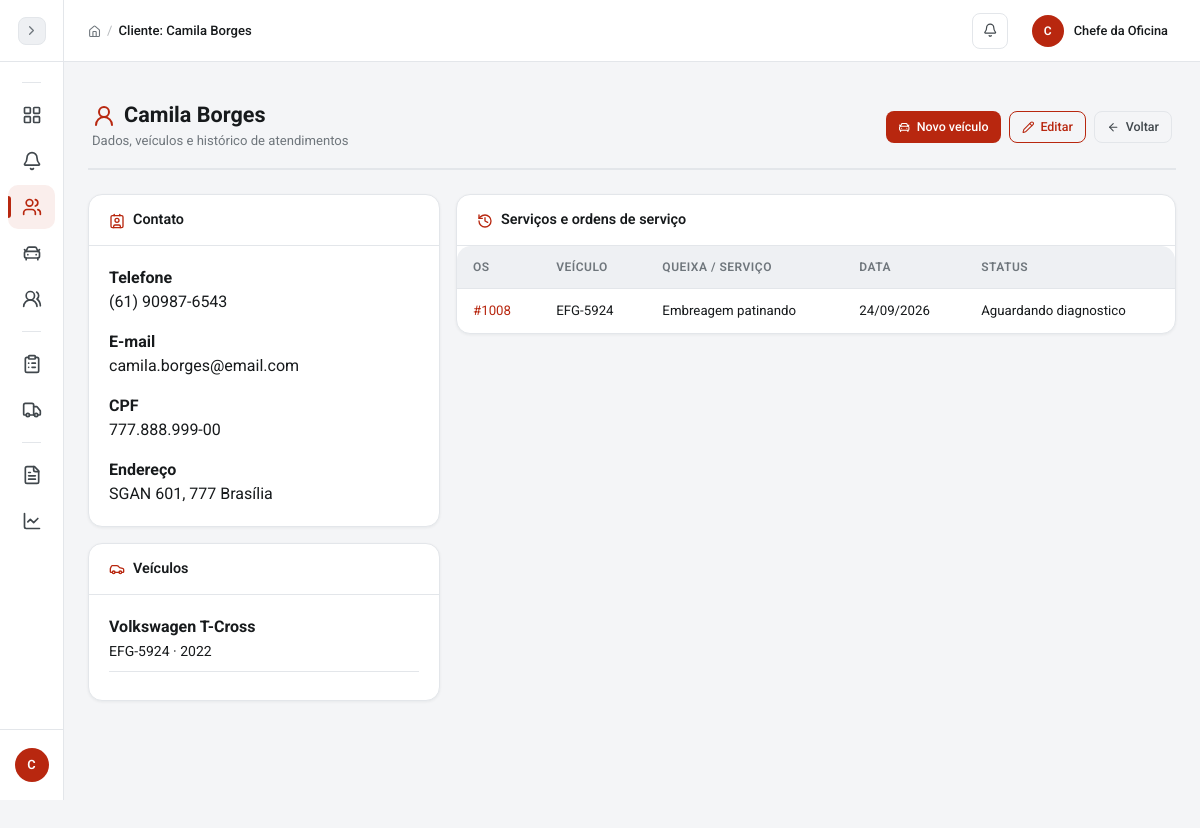
Before: /pages/clientes/detalhes.php?id=10 (signed in) with the older database file.
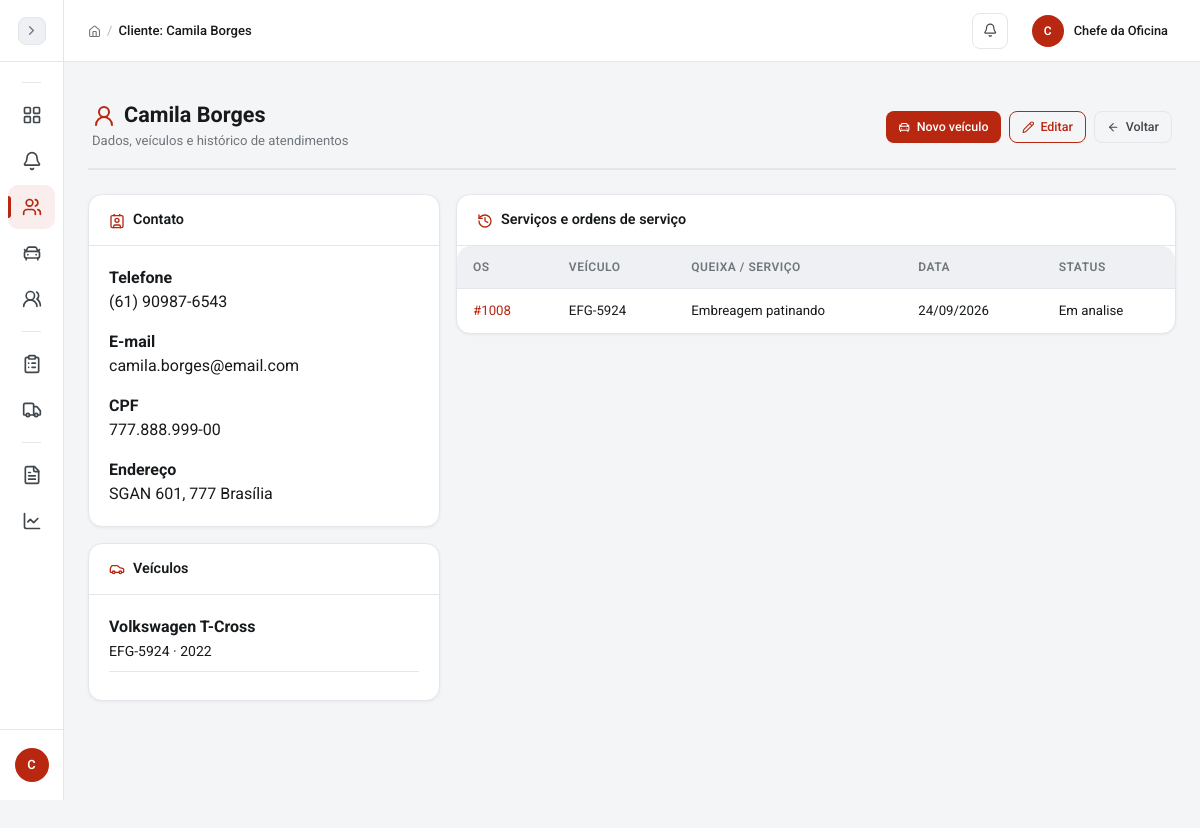
After: the same page with the newer database file.
### tables this page shows
CREATE TABLE ordens_servico (
  id INT AUTO_INCREMENT PRIMARY KEY,
  numero INT NOT NULL UNIQUE,
  cliente_id INT NOT NULL,
  veiculo_id INT NULL,
  status ENUM('recebida','em_analise','aguardando_aprovacao','aguardando_peca','em_execucao','pronta_para_entrega','entregue','cancelada') NOT NULL DEFAULT 'recebida',
  prioridade ENUM('baixa','normal','alta','urgente') NOT NULL DEFAULT 'normal',
  queixa_inicial TEXT NOT NULL,
  diagnostico TEXT,
  observacoes_internas TEXT,
  responsavel_chefe_id INT NULL,
  criado_por INT NOT NULL,
  data_entrada DATETIME NOT NULL DEFAULT CURRENT_TIMESTAMP,
  data_conclusao DATETIME NULL,
  data_atualizacao TIMESTAMP NOT NULL DEFAULT CURRENT_TIMESTAMP ON UPDATE CURRENT_TIMESTAMP,
  FOREIGN KEY (cliente_id) REFERENCES clientes(id),
  FOREIGN KEY (veiculo_id) REFERENCES veiculos(id) ON DELETE SET NULL,
  FOREIGN KEY (responsavel_chefe_id) REFERENCES usuarios(id) ON DELETE SET NULL,
  FOREIGN KEY (criado_por) REFERENCES usuarios(id)
);

CREATE TABLE veiculos (
  id INT AUTO_INCREMENT PRIMARY KEY,
  cliente_id INT NOT NULL,
  placa VARCHAR(10) UNIQUE,
  marca VARCHAR(50),
  modelo VARCHAR(60),
  ano YEAR,
  cor VARCHAR(30),
  km_atual INT DEFAULT 0,
  chassi VARCHAR(30),
  marca_id INT NULL,
  modelo_base_id INT NULL,
  modelo_id INT NULL,
  fipe_versao VARCHAR(150) NULL,
  valor_fipe DECIMAL(10,2) NULL,
  fipe_mes_referencia VARCHAR(20) NULL,
  FOREIGN KEY (cliente_id) REFERENCES clientes(id) ON DELETE CASCADE,
  FOREIGN KEY (marca_id) REFERENCES fipe_marcas(id) ON DELETE SET NULL,
  FOREIGN KEY (modelo_base_id) REFERENCES fipe_modelos_base(id) ON DELETE SET NULL,
  FOREIGN KEY (modelo_id) REFERENCES fipe_modelos(id) ON DELETE SET NULL
);

### config/conexao.php (called while the page is built, shortened)
<?php
function esc($dado) {
    return htmlspecialchars((string) $dado, ENT_QUOTES, 'UTF-8');
}
?>

### pages/clientes/detalhes.php (the view, shortened to what this page needs)
<?php
require_once __DIR__ . '/../../config/conexao.php';
$id = (int) ($_GET['id'] ?? 0);
$stmt = $conn->prepare('SELECT * FROM clientes WHERE id = :id');
$stmt->execute([':id' => $id]);
$cliente = $stmt->fetch();
$stmt = $conn->prepare('SELECT * FROM veiculos WHERE cliente_id = :id ORDER BY marca, modelo');
$stmt->execute([':id' => $id]);
$veiculos = $stmt->fetchAll();
$stmt = $conn->prepare("SELECT os.id, os.numero, os.status, os.data_entrada, os.queixa_inicial, v.placa, v.modelo FROM ordens_servico os LEFT JOIN veiculos v ON v.id = os.veiculo_id WHERE os.cliente_id = :id ORDER BY os.data_entrada DESC");
$stmt->execute([':id' => $id]);
$ordens = $stmt->fetchAll();
require_once __DIR__ . '/../../includes/header.php';
?>
<div class="page-header"><div><h1><i data-lucide="user-round" class="text-primary me-2"></i><?php echo esc($cliente['nome']); ?></h1><span class="page-subtitle">Dados, veículos e histórico de atendimentos</span></div><div class="d-flex gap-2"><a href="../veiculos/cadastrar.php?cliente_id=<?php echo $id; ?>" class="btn btn-primary btn-icon"><i data-lucide="car-front"></i>Novo veículo</a><a href="editar.php?id=<?php echo $id; ?>" class="btn btn-outline-primary btn-icon"><i data-lucide="pencil"></i>Editar</a><a href="listar.php" class="btn btn-outline-secondary btn-icon"><i data-lucide="arrow-left"></i>Voltar</a></div></div>
<div class="row g-3"><div class="col-lg-4"><div class="card mb-3"><div class="card-header"><i data-lucide="contact" class="me-2"></i>Contato</div><div class="card-body"><p><strong>Telefone</strong><br><?php echo esc($cliente['telefone'] ?: '-'); ?></p><p><strong>E-mail</strong><br><?php echo esc($cliente['email'] ?: '-'); ?></p><p><strong>CPF</strong><br><?php echo esc($cliente['cpf'] ?: '-'); ?></p><p class="mb-0"><strong>Endereço</strong><br><?php echo esc(trim(($cliente['endereco'] ?? '') . ' ' . ($cliente['cidade'] ?? '')) ?: '-'); ?></p></div></div><div class="card"><div class="card-header"><i data-lucide="car" class="me-2"></i>Veículos</div><div class="card-body"><?php foreach ($veiculos as $veiculo): ?><div class="border-bottom pb-2 mb-2"><strong><?php echo esc(trim(($veiculo['marca'] ?? '') . ' ' . ($veiculo['modelo'] ?? '')) ?: 'Veículo'); ?></strong><br><small><?php echo esc($veiculo['placa'] ?: 'Placa não informada'); ?><?php echo $veiculo['ano'] ? ' · ' . (int) $veiculo['ano'] : ''; ?></small><?php if (!empty($veiculo['valor_fipe'])): ?><br><small class="text-muted">Valor FIPE: <?php echo formatar_moeda($veiculo['valor_fipe']); ?><?php echo !empty($veiculo['fipe_mes_referencia']) ? ' (' . esc($veiculo['fipe_mes_referencia']) . ')' : ''; ?></small><?php endif; ?></div><?php endforeach; ?><?php if (!$veiculos): ?><span class="text-muted">Nenhum veículo cadastrado.</span><?php endif; ?></div></div></div><div class="col-lg-8"><div class="card"><div class="card-header"><i data-lucide="history" class="me-2"></i>Serviços e ordens de serviço</div><div class="card-body p-0"><div class="table-responsive"><table class="table table-hover align-middle mb-0"><thead><tr><th>OS</th><th>Veículo</th><th>Queixa / serviço</th><th>Data</th><th>Status</th></tr></thead><tbody><?php foreach ($ordens as $ordem): ?><tr><td><a href="../ordens_servico/detalhes.php?id=<?php echo (int) $ordem['id']; ?>">#<?php echo str_pad((int) $ordem['numero'], 4, '0', STR_PAD_LEFT); ?></a></td><td><?php echo esc($ordem['placa'] ?: $ordem['modelo'] ?: '-'); ?></td><td><?php echo esc($ordem['queixa_inicial']); ?></td><td><?php echo date('d/m/Y', strtotime($ordem['data_entrada'])); ?></td><td><?php echo esc(ucfirst(str_replace('_', ' ', $ordem['status']))); ?></td></tr><?php endforeach; ?><?php if (!$ordens): ?><tr><td colspan="5" class="text-center py-5 text-muted">Nenhum atendimento registrado.</td></tr><?php endif; ?></tbody></table></div></div></div></div></div>
<?php require_once __DIR__ . '/../../includes/footer.php'; ?>

Changed rows visible on the page:
changed ordens_servico "Embreagem patinando": status "Aguardando diagnostico" → "Em analise"
